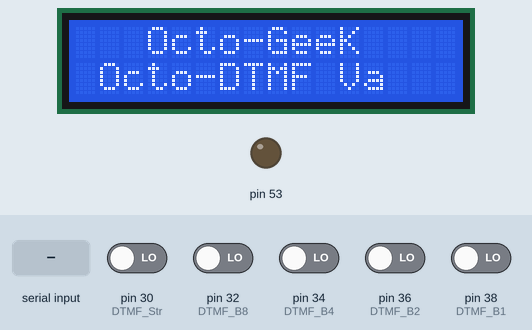
Bench run of a sketch on a simulated Arduino Mega 2560, built with avr-gcc and run on an emulated ATmega2560. Parts: 16×2 character LCD, output pins drawn as LEDs (lit = HIGH). Inputs (shaded band) come from the test bench; at power-on: pin 30 (DTMF_Str), pin 32 (DTMF_B8), pin 34 (DTMF_B4), pin 36 (DTMF_B2), pin 38 (DTMF_B1) LOW. The local clock reads 2024-03-15 10:24:30 at power-on unless the sketch sets it; storage starts empty; what the sketch prints to the serial monitor is not drawn.

Above: at 0.1 s.
At 3.3 s:
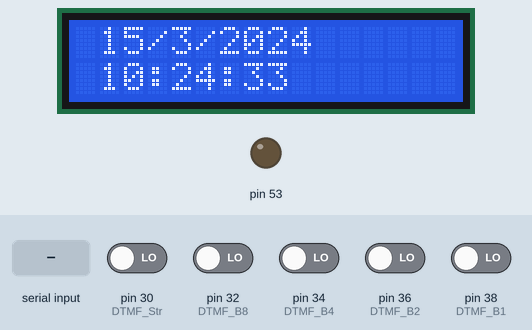
3.4 s: byte 13 (13) received over Serial
At 4.7 s:
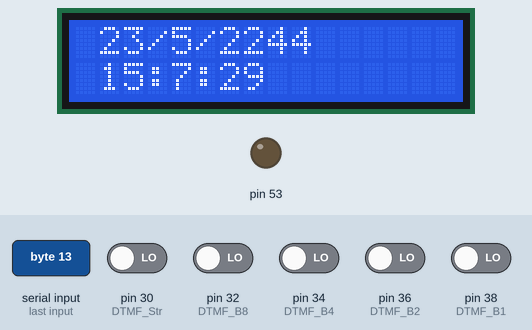
4.9 s: pin 30 (DTMF_Str) driven HIGH
Timing chart, 0 to 7.9 s (numbered marks = the images above; inputs shaded):
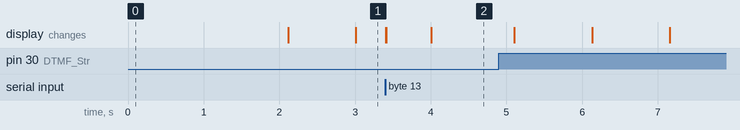

The sketch:

OctoDTMF.ino
```cpp
//////////////////////////////////////////////////////////////////////
// **************************************************************** //
// ************************** Octo-DTMF *************************** //
// **************************************************************** //
//////////////////////////////////////////////////////////////////////
/*  Programme d'utilisation du décodeur DTMF, avec enregistrement	*/
/*   des messages horodatées.  										*/
/*         				Arduino MEGA, DS1307,SD.					*/
/*																	*/			// le brochage I2C se fait sur les broches SDA: 20(Mega) A4(Uno), SCL: 21(Mega) A5(Uno)
/* **************************************************************** */
/*  Version: alpha				---				Date: 08/11/2014	*/
/*  OctoGeeK					---				Octo Don Julo		*/
//////////////////////////////////////////////////////////////////////
// **************************************************************** //
// ************************* Bibliothèque ************************* //
// **************************************************************** //
//////////////////////////////////////////////////////////////////////
#include <LiquidCrystal.h>											// Inclusion de la Bibliothèque qui permet de gérer un écran lcd. (ici 2x16)
#include <Timer.h>													// Inclusion de la Bibliothèque d'horloge.
#include <Wire.h>													// Inclusion de la Bibliothèque Wire pour la gestion de l'I2C.
#include <SPI.h>													// Inclusion de la Bibliothèque SPI pour la gestion de la COMM. SPI..
#include <SD.h>														// Inclusion de la librairie pour créer automatiquement un objet racine SD représentant la carte mémoire SD.
#include <RTClib.h>													// Inclusion de la Bibliothèque Pour le module Temps-réel.
//////////////////////////////////////////////////////////////////////
// **************************************************************** //
// ********** Constantes, Variables, Fonctions Internes *********** //
// **************************************************************** //
//////////////////////////////////////////////////////////////////////
// 	---		---			Variables Comm-Serie			---		--- //
	int BaudCOM1				= 9600;								// Vitesse de communication serie : 9600, etc, 19200, 57600, 19200, 115200.
	int octetReception			= 0; 								// Variable de stockage des valeurs reçues sur le port Série. (ASCII)
	char caractereRecu			= 0; 								// Variable pour stockage caractère recu.
	int compt					= 0; 								// Variable comptage caractères reçus.
	String chaineReception		= ""; 								// Déclare un objet String vide pour reception chaine.
	bool ValideSerieRTC			= false;							// Variable de validation de la synchronisation.
// 	---		---				Variables Timer				---		--- //
	Timer horloge;													// Initialisation d'un timer.
	#define Tmax				11									// Valeur max du compteur.
//////////////////////////////////////////////////////////////////////
// ********************** Module DTMF DFrobot ********************* //
//////////////////////////////////////////////////////////////////////
// 	---		---		Constantes brochages module DTMF	---		--- //
	#define DTMF_B1				38									// LSD
	#define DTMF_B2  			36									// --- message binaire
	#define DTMF_B4     		34									// --- DTMF
	#define DTMF_B8      		32									// MSB
	#define DTMF_Str     		30									// Bit Strobe (a 1 si DTMF detecté)

// 	---		---			Variables Decodeur DTMF			---		--- //
	int DTMF_MES 				= 0;								// Message DTMF decimal.
	char DTMF1 					[14];								// Permet le stockage des octets DTMF sous forme de numero. 14 chiffres Max.
	int count 					= 0;								// Variable pour compteur.
	int Valide 					= 0;								// Variable pour la validation de la reception d'un message (s'incrémente).
//////////////////////////////////////////////////////////////////////
// ************************ Shield LCD keypad ********************* //
//////////////////////////////////////////////////////////////////////
// 	---		---		Constantes brochages LCD 2x16		---		--- //
	#define LCD_D4      			4								// Definition des broches LCD du Shield LCD Keypad.
	#define LCD_D5      			5
	#define LCD_D6      			6
	#define LCD_D7      			7
	#define LCD_RS     				8
	#define LCD_EN      			9

	#define boutonRIGHT  			0								// Definition des boutons du Shield LCD Keypad.
	#define boutonUP     			1
	#define boutonDOWN   			2
	#define boutonLEFT   			3
	#define boutonSELECT 			4
	#define boutonNONE   			5
	LiquidCrystal lcd(LCD_RS, LCD_EN, LCD_D4, LCD_D5, LCD_D6, LCD_D7);	// Brochage du LCD.
// 	---				Variables des 5 boutons poussoirs			--- //
	int LcdBouton  	= 0;
	int read_LCD_boutons()
	{
		LcdBouton = analogRead(0);    								// Lecture analogique de la valeur sur broche A0
		// For LCD keypad shield V1.0 :
		if (LcdBouton > 1000) return boutonNONE;
		if (LcdBouton < 50)   return boutonRIGHT;
		if (LcdBouton < 195)  return boutonUP;
		if (LcdBouton < 380)  return boutonDOWN;
		if (LcdBouton < 555)  return boutonLEFT;
		if (LcdBouton < 790)  return boutonSELECT;
		return boutonNONE;  										// Quand aucuns boutons n'est utilisé
	}
//////////////////////////////////////////////////////////////////////
// ********************** Shield Datalogging ********************** //
//////////////////////////////////////////////////////////////////////
// 	--- Le Shield dispose d'un lecteur SD et d'un RTC DS1307.
// 	--- Pour l'utilisation sur un Mega, utilisée la bibliothque SC(adafruit mega).
	#define brocheSDCardSelect		4	 							// broche utilisée pour sélectionner la SD card	(4,8,10)
	#define brocheSDchipSelect		53								// Met la broche(SS)  à 10 (UNO) ou 53 (MEGA) en sortie // Nécessaire avec shield ethernet.
// change this to match your SD shield or module;
//     Arduino Ethernet shield: pin 4
//     Adafruit SD shields and modules: pin 10
//     Sparkfun SD shield: pin 8
	const int chipSelect = 10;
// 	--- 	---					RTC						---		--- //
	RTC_DS1307 RTC;
// 	---		---				Variables SD				---		--- //
	File fichier;													// Crée un objet fichier.
	File racine;													// Crée un objet racine.
    char nomfichier				[8];								// Permet le stockage du nom du fichier avec horodatage.
// 	---		---			Variables Horodatage			---		--- //
	int secondes;  													// Variable des secondes.
	int minutes;  													// Variable des minutes.
	int heures; 													// Variable des heures.
	int joursemaine; 												// Variable du jour de la semaine.
	int jour;  														// Variable du jour du mois.
	int mois;  														// Variable des mois.
	int annee; 														// Variable des années.
	char LaDate					[22]; 								// Variable regroupant la date et l'heure.
//////////////////////////////////////////////////////////////////////
// *********************** Fonction Internes ********************** //
//////////////////////////////////////////////////////////////////////
byte decToBcd(byte val)												// Convertie un nombre decimal en binaire.
{  	return ( (val/10*16) + (val%10) );	}
byte bcdToDec(byte val)												// Convertie un nombre binaire en decimal.
{	 return ( (val/16*10) + (val%16) );	}
//////////////////////////////////////////////////////////////////////
// **************************************************************** //
// *********************** Progamme Principal ********************* //
// **************************************************************** //
//////////////////////////////////////////////////////////////////////
void setup()
{
// --- 		Initialisation du module DTMF.		---	//
	pinMode(DTMF_B1, INPUT); 										// bit 1, pin 11 du CM8870.
	pinMode(DTMF_B2, INPUT); 										// bit 2, pin 12 du CM8870.
	pinMode(DTMF_B4, INPUT); 										// bit 4, pin 13 du CM8870.
	pinMode(DTMF_B8, INPUT); 										// bit 8, pin 14 du CM8870.
	pinMode(DTMF_Str, INPUT); 										// Strobe, pin 15 du CM8870.
// --- 		Initialisation du shield datalog.	---	//
	pinMode(53, OUTPUT);

    Wire.begin();													// Initialisation de la fonction I2C.
    RTC.begin();													// Initialisation de la fonction RTC.

// --- 		Initialisation  Serie.				---	//
	Serial.begin(57600);											// Initialise la vitesse de connexion série à 115200 bauds. // 9600, 19200, 115200
	Serial.println("Initialisation SD...");									// Support : affichage serie
	Serial.println(" Octo-DTMF Va"); 										// Support : affichage serie
// --- 		Initialisation shield LCD Keypad.	---	//
	lcd.begin(16, 2);												// Initialise le LCD avec le nb de caractere et le nb de ligne.

	lcd.setCursor(0, 0);											// Place le curseur d'ecriture.
	lcd.print("   Octo-GeeK  ");	 								// Ecrie le message sur le LCD.
	lcd.setCursor(0, 1);											// Place le curseur d'ecriture.
	lcd.print(" Octo-DTMF Va");	 									// Ecrie le message sur le LCD.
	delay(2000);
	lcd.clear();													// RAZ du LCD.

	designationfichier(); 											// Appel du sous-programme créant le nom du fichier.
	SDInit();														// Appel du sous-programme d'initialisation de la SD.
	Serial.println("debut du programme.");									// Support : affichage serie.
// --- 			Initialisation du Timer. 		---//
	horloge.every (940, compteur);
}
//////////////////////////////////////////////////////////////////////
// **************************************************************** //
// ************************* Progamme Boucle ********************** //
// **************************************************************** //
//////////////////////////////////////////////////////////////////////
void loop()
{
	horloge.update();
	AffidateLCD ();													// Appel du sous-programme de visualisation LCD de la date et l'heure.
	PCtoRTC();														// Appel du sous-programme de synchronisation du DS1307 par le port serie (logiciel).
	if (digitalRead(DTMF_Str) == HIGH)								// Si le bit de détection DTMF passe à 1.
	{
		DetectDTMF();												// Appel du sous-programme de detection de caractere DTMF.
		miseenformemessage();										// Appel du sous-programme de mise en forme du message.
	}
	if(Valide >= Tmax)												// Si le timer est terminé.
	{		SauvegardeSD();		}									// Appele le sous-programme SauvegardeSD.
}
//////////////////////////////////////////////////////////////////////
// **************************************************************** //
// ************************ Programme DTMF ************************ //
// **************************************************************** //
//////////////////////////////////////////////////////////////////////

//////////////////////////////////////////////////////////////////////	OK
// ************************* Décodeur DTMF ************************ //
//////////////////////////////////////////////////////////////////////
void DetectDTMF() 													// Détection et décodage DTMF.
{
	if (Valide == 0)												// Si aucun message n'a etait recu depuis Tmax.
	{		Valide = 1;					}
	Serial.println(" message dtmf recu "); 									// Support : affichage serie.
	if (digitalRead(DTMF_B1) == HIGH)								// Met a 1 si le bit 1 est détecté. ou pas.
	{ 		DTMF_MES = 1;  				}
	else
	{ 		DTMF_MES = 0;  				}
	if (digitalRead(DTMF_B2) == HIGH)								// Ajoute 2 si le bit 2 est détecté. ou pas.
	{		DTMF_MES = DTMF_MES + 2;  	}
	if (digitalRead(DTMF_B4) == HIGH)								// Ajoute 4 si le bit 4 est détecté. ou pas.
	{ 		DTMF_MES = DTMF_MES + 4;  	}
	if (digitalRead(DTMF_B8) == HIGH)								// Ajoute 8 si le bit 8 est détecté. ou pas.
	{ 		DTMF_MES = DTMF_MES + 8;  	}
	Serial.println(DTMF_MES);												// Support : affichage serie du nombre recu.
	delay (200);
}
//////////////////////////////////////////////////////////////////////	OK
// ******************* Compteur de message DTMF ******************* //
//////////////////////////////////////////////////////////////////////
void compteur ()													// Incrémente une valeur si elle n'est pas nul toutes les secondes.
{
	if (Valide !=0)
	{		Valide++;		}
}
//////////////////////////////////////////////////////////////////////	OK
// ***************** Mise en forme du message DTMF **************** //
//////////////////////////////////////////////////////////////////////
void miseenformemessage()											// Sous programme stockant le message DTMF dans un tableau
{
	if(DTMF_MES==10)												// 0
	{	DTMF_MES = 48;			}									// ascii 48
	else if(DTMF_MES==11)											// *
	{	DTMF_MES = 42;			}									// ascii 42
	else if(DTMF_MES==12)											// #
	{	DTMF_MES = 35;			}									// ascii 35
	else
	{	DTMF_MES = DTMF_MES+48;	}									// Ajoute 48 pour la convertion ascii.
	DTMF1 [count] = DTMF_MES;										// Ajoute la valeur recu dans le tableau.
	if(count < 13)//13?												// Si le compteur est inferieur à la derniere cellule du tableau.
	{	count ++;				}									// Incemente le compteur.
	if(count == 13)//13?											// Si le compteur est égal à la derniere cellule du tableau.
	{	SauvegardeSD();			}									// Appele le sous-programme SauvegardeSD.
}
//////////////////////////////////////////////////////////////////////
// **************************************************************** //
// ************************ Programme RTC ************************* //
// **************************************************************** //
//////////////////////////////////////////////////////////////////////

//////////////////////////////////////////////////////////////////////	OK
// ********************** Affichage horodaté  ********************* //
////////////////////////////////////////////////////////////////////// N'appele pas de sous programme, usilise SD.h et RTClib.h
void AffidateLCD () 												// Affiche la date et l'heure sur l'ecran LCD.
{
	DateTime now = RTC.now();										// Déclare la fonction retournant l'horodatage.
	lcd.setCursor(0, 0);											// Place le curseur d'ecriture.
    lcd.print(' ');													// Affiche sur le LCD.
	lcd.print(now.day(), DEC);										// Affiche sur le LCD, le jour.
    lcd.print('/');													// Affiche sur le LCD, le separateur.
    lcd.print(now.month(), DEC);									// Affiche sur le LCD, le mois.
    lcd.print('/');													// Affiche sur le LCD, le separateur.
	lcd.print(now.year(), DEC);										// Affiche sur le LCD, l'année.
	lcd.setCursor(0, 1);											// Place le curseur d'ecriture.
    lcd.print(' ');													// Affiche sur le LCD.
    lcd.print(now.hour(), DEC);										// Affiche sur le LCD, l'heure.
    lcd.print(':');													// Affiche sur le LCD, le separateur.
    lcd.print(now.minute(), DEC);									// Affiche sur le LCD, les minutes.
    lcd.print(':');													// Affiche sur le LCD, le separateur.
    lcd.print(now.second(), DEC);									// Affiche sur le LCD, les secondes.
    lcd.print(' ');													// Affiche sur le LCD.
}
//////////////////////////////////////////////////////////////////////	OK
// ***************** Synchronisation du DS1307  ******************* //
//////////////////////////////////////////////////////////////////////
void PCtoRTC()														// Affiche la date et l'heure sur l'ecran LCD.
{
	while (Serial.available()>0) 									// Tant qu'un octet est dans la liaison série.
	{
		octetReception=Serial.read(); 								// Lit le 1er octet reçu et le met dans la Variable .
		if (octetReception==13)  									// Si l'octet reçu est un retour chariot(CR ou 13).
		{
// 	---		Converti la chaine en entier pour les valeurs de temps
			secondes = int((chaineReception.charAt(0)-48)*10)+int(chaineReception.charAt(1)-48) ;
			minutes = int((chaineReception.charAt(2)-48)*10)+int(chaineReception.charAt(3)-48);
			heures = int((chaineReception.charAt(4)-48)*10)+int(chaineReception.charAt(5)-48);
			jour = int((chaineReception.charAt(6)-48)*10)+int(chaineReception.charAt(7)-48);
			mois = int((chaineReception.charAt(8)-48)*10)+int(chaineReception.charAt(9)-48);
			annee = int((chaineReception.charAt(12)-48)*10)+int(chaineReception.charAt(13)-48);
			RTC.adjust(DateTime(annee, mois, jour, heures, minutes, secondes)); 	// Envoi l'horodatage au RTC.
			Serial.println("RTC finito");								// Support : affichage serie.
			chaineReception=""; 									// RAZ de la chaine de réception.
            lcd.clear();
			break; 													// Sort de la boucle while.
		}
		else 														// Si le caractère reçu n'est pas un saut de ligne.
		{
			caractereRecu = char(octetReception); 					// Convertit l'octet reçu en caractère.
			chaineReception = chaineReception + caractereRecu; 		// Ajoute le caratère à la chaine.
		}
	}
}
//////////////////////////////////////////////////////////////////////
// **************************************************************** //
// ************************* Programme SD ************************* //
// **************************************************************** //
//////////////////////////////////////////////////////////////////////

//////////////////////////////////////////////////////////////////////	OK
// *********************** Initialisation SD ********************** //
//////////////////////////////////////////////////////////////////////
void SDInit() 														// Initialise la création du fichier sur la carte SD.
{
	if (!SD.begin(10,11,12,13))										// Si l'initialisation n'a pas eu lieu.
	{
		Serial.println("initialisation SD ratee!");							// Support: affichage serie.
		lcd.setCursor(0, 0);										// Place le curseur d'ecriture.
		lcd.print(" initialisation ");	 							// Ecrie le message sur le LCD.
		lcd.setCursor(0, 1);										// Place le curseur d'ecriture.
		lcd.print("     SD NOK     ");	 							// Ecrie le message sur le LCD.
		delay(2000);												// Temporise.
		lcd.clear();												// RAZ du LCD.
		return;														// Sort de la boucle.
	}
	Serial.println("initialisation ok.");									// Support: affichage serie.
// 	--- fichier horodaté
	if (SD.exists(nomfichier)) 										// Si le fichier est presen sur la carte SD.
	{
		Serial.print(nomfichier);											// Support: affichage serie.
		Serial.println(" deja present.");									// Support: affichage serie.
		SDreboot();													// Appele le sous-programme d'indication du reboot.
	}
	else
	{
		fichier = SD.open(nomfichier, FILE_WRITE);					// Crée le fichier uniquement si il n'existe pas.
		Serial.print("Creation du fichier : ");								// Support : affichage serie.
		Serial.println(nomfichier);											// Support : affichage serie.
		fichier.println("//-------- OctoGeeK - OctoDTMF Va --------//");// Entête.
		//fichier.println(LaDate);									// nom du fichier.
		fichier.println("--------------------------------------------");// Séparateur entête.
		fichier.println("Date - heure ; N° du Detecteur ; MessageDTMF");// Format du tableau.
		fichier.println("--------------------------------------------");// Séparateur entête.
		fichier.close();											// Ferme le fichier.
	}
}
//////////////////////////////////////////////////////////////////////	OK
// *********************** Reboot fichier SD ********************** //
//////////////////////////////////////////////////////////////////////
void SDreboot()														// Ecrie dans le programme la date et l'heure du reboot.
{
	fichier = SD.open(nomfichier, FILE_WRITE); 						// Ouvre le fichier en écriture.
	DateTime now 	= RTC.now();									// Retourne l'horodatage du RTC.
	int secondes  	= now.second();									// Variable des secondes.
	int minutes  	= now.minute();									// Variable des minutes.
	int heures 		= now.hour();									// Variable des heures.
	int jour  		= now.day();									// Variable du jour du mois.
	int mois  		= now.month();									// Variable des mois.
	int annee 		= now.year();
	sprintf(LaDate,"%02d/%02d/%04d - %02d:%02d:%02d",jour,mois,annee,heures,minutes,secondes);
	fichier.print("Reboot : ");										// Ecrie "reboot" dans le fichier.
	fichier.println(LaDate);										// Ecrie l'horodatage.
	fichier.close();												// Ferme le fichier.
}
//////////////////////////////////////////////////////////////////////	OK
// *********************** Nom du fichier SD ********************** //
//////////////////////////////////////////////////////////////////////
void designationfichier() 											// Crée une chaine de caractère pour le nom du fichier.	// Format: MMJJDTMF.txt
{
	DateTime now 	= RTC.now();									// Retourne l'horodatage du RTC.
	int jour  		= now.day();									// Variable du jour du mois.
	int mois  		= now.month();									// Variable des mois.
	sprintf(nomfichier,"%02d%02dDTMF.txt",mois,jour);				//
}
//////////////////////////////////////////////////////////////////////	OK
// ********************* Sauvegarde fichier SD ******************** //
//////////////////////////////////////////////////////////////////////
void SauvegardeSD()
{
	count 	=	0;													// Initialise le compteur à 0.
	Valide  = 	0; 													// Initialise le temps de validation à 0.
	fichier = SD.open(nomfichier, FILE_WRITE); 						// Ouvre le fichier en écriture.
	Serial.println ("Enregistrement en cours :");							// Support: affichage serie.
	Serial.println (DTMF1);													// Support: Message recu.
// 			--- Format d'enregistrement dans le fichier ---			//
// 		---|Date - heure ; N° du Detecteur ; MessageDTMF|---		//
	DateTime now 	= RTC.now();									// Retourne l'horodatage du RTC.
	int secondes  	= now.second();									// Variable des secondes.
	int minutes  	= now.minute();									// Variable des minutes.
	int heures 		= now.hour();									// Variable des heures.
	int jour  		= now.day();									// Variable du jour du mois.
	int mois  		= now.month();									// Variable des mois.
	int annee 		= now.year();									// Variable des années.
	sprintf(LaDate,"%02d/%02d/%04d - %02d:%02d:%02d",jour,mois,annee,heures,minutes,secondes);
	fichier.print(LaDate);											// ecrie l'horodatage.
	fichier.print(" ; ");											// Séparateur du tableau.
	fichier.print("NumDTMF");										// Numéro du DTMF.
	fichier.print(" ; ");											// Séparateur du tableau.
	fichier.print(DTMF1);											// Message recu.
	fichier.println("");											// Saut de ligne.
    fichier.close(); 												// ferme le fichier.
    delay(200);														// Temporise.
    for(int i=0; i<14;i++)											// Boucle de remise à zero de la chaine.
    {		DTMF1[i]=0;     }
	Serial.println ("Fichier Ferme");										// Support : affichage serie.
}
```

Measured:
- after the input at 3.4 s, the display: first changes at once (image 2 shows a later state)
